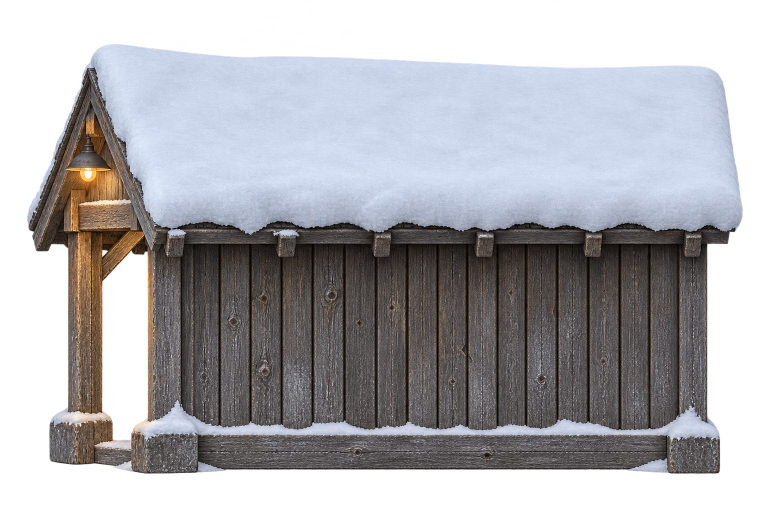
#> input picture tools/scenery/storage-room/reference/Snowy charcoal timber shed side view-2.png, 1536 x 1024 px (shown at 1/2 size)
$ python textures.py
#> lines starting #> are read from the running program, lines starting #| are printed output that depends on the picture
"""Cut the owner's side elevation into a board atlas for make.py.

python3 textures.py   (needs Pillow and NumPy; deterministic)
Each cell is one real board from 'Snowy charcoal timber shed side view-2.png',
cut between its visible joints, clear of rafter shadow and snow, and resampled
to 64 x 384 pixels. Cells span the full atlas height, so V repeats inside a board.
"""
from pathlib import Path
import numpy as np
from PIL import Image

ROOT = Path(__file__).resolve().parent
SOURCE = ROOT/'reference'/'Snowy charcoal timber shed side view-2.png'
# Joint-to-joint board columns, read from a gridded copy of the side elevation.
BOARDS = [(365, 436), (444, 496), (504, 556), (565, 620), (630, 686), (694, 746), (755, 810),
          (818, 870), (878, 930), (938, 990), (998, 1046), (1056, 1110), (1118, 1174),
          (1182, 1234), (1244, 1294)]
TOP, BOTTOM = 526, 838
CELL = (64, 384)

image = Image.open(SOURCE).convert('RGB')
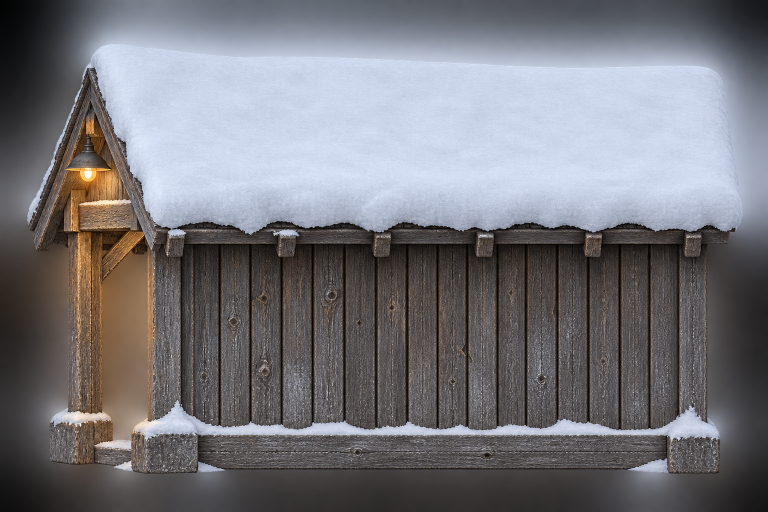
#> image: PIL image 1536x1024 RGB (shown at 1/2 size); mean R, G, B 118.8, 118, 123.3
cells = []
for left, right in BOARDS:
    strip = np.asarray(image.crop((left, TOP, right, BOTTOM)).resize(CELL, Image.LANCZOS)).astype(float)
    # Even out the illustration's lighting so no single board reads as a patch.
    strip *= 98/strip.mean()
    cells.append(strip)
#> this loop made 15 passes
#> pass 1, `strip = np.asarray(image.crop((left, TOP, right, BOTTOM)).resize(CELL,..`:
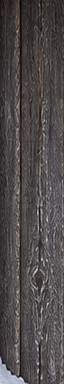
#> strip: shape (384, 64, 3) float64; mean R, G, B 78.5, 74.2, 74.2
#> pass 2, `strip = np.asarray(image.crop((left, TOP, right, BOTTOM)).resize(CELL,..`:
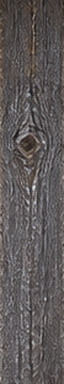
#> strip: shape (384, 64, 3) float64; mean R, G, B 93.6, 88.7, 88.7
#> after the loop:
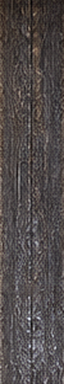
#> strip: shape (384, 64, 3) float64; mean R, G, B 102.3, 96, 95.7; drawn with min black and max white
#> after the loop, cells = 15 items
cells.append(cells[3][::-1, ::-1])
atlas = np.clip(np.concatenate(cells, axis=1), 0, 255).astype(np.uint8)
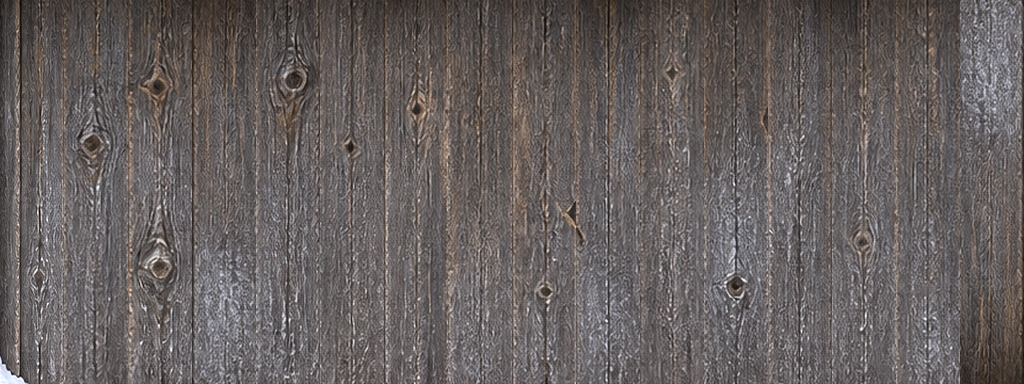
#> atlas: shape (384, 1024, 3); mean of channels 0, 1, 2 102.1, 95.6, 94.8; drawn as R, G, B
Image.fromarray(atlas).save(ROOT/'textures'/'weathered-boards.png', optimize=True)
print('atlas', atlas.shape, 'cells', len(cells))
#| atlas (384, 1024, 3) cells 16

$ run again, with tools/scenery/storage-room/reference/Snow-Capped Gabled Timber Shed Top View-3.png copied over tools/scenery/storage-room/reference/Snowy charcoal timber shed side view-2.png
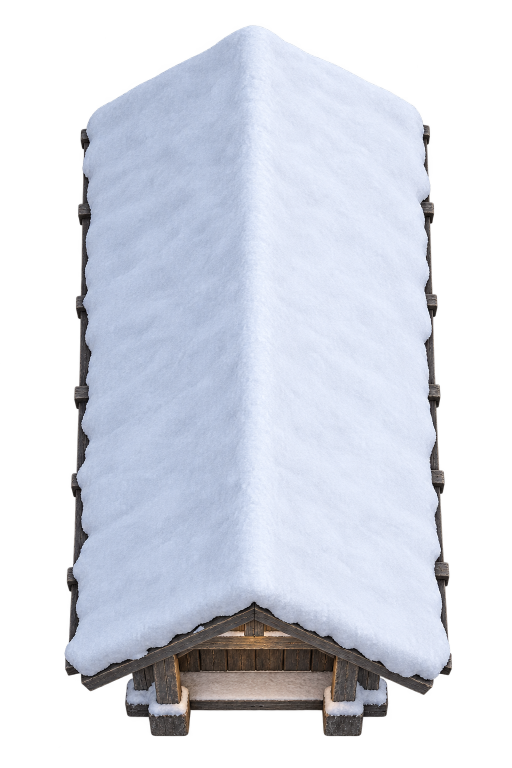
#> input picture tools/scenery/storage-room/reference/Snow-Capped Gabled Timber Shed Top View-3.png, 1024 x 1536 px (shown at 1/2 size)
#> the loop `for left, right in BOARDS:` made 15 passes
#> pass 2, `strip = np.asarray(image.crop((left, TOP, right, BOTTOM)).resize(CELL,..`:
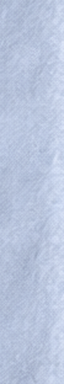
#> strip: shape (384, 64, 3) float64; mean R, G, B 185.4, 197.3, 221.4
#> after the loop `for left, right in BOARDS:`: cells = 15 items
#> `atlas = np.clip(np.concatenate(cells, axis=1), 0, 255).astype(np.uint8)`:
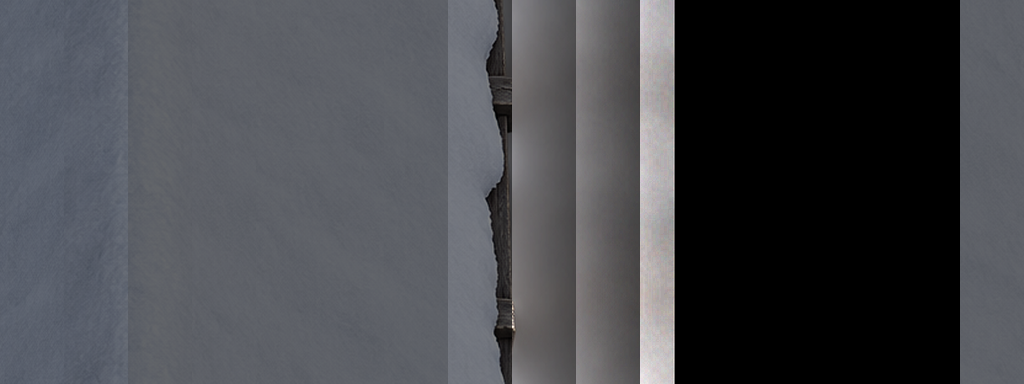
#> atlas: shape (384, 1024, 3); mean of channels 0, 1, 2 70.7, 72.1, 76.6; drawn as R, G, B
#| atlas (384, 1024, 3) cells 16

$ run again, with tools/scenery/storage-room/reference/Snow-capped timber shed front elevation-1.png copied over tools/scenery/storage-room/reference/Snowy charcoal timber shed side view-2.png
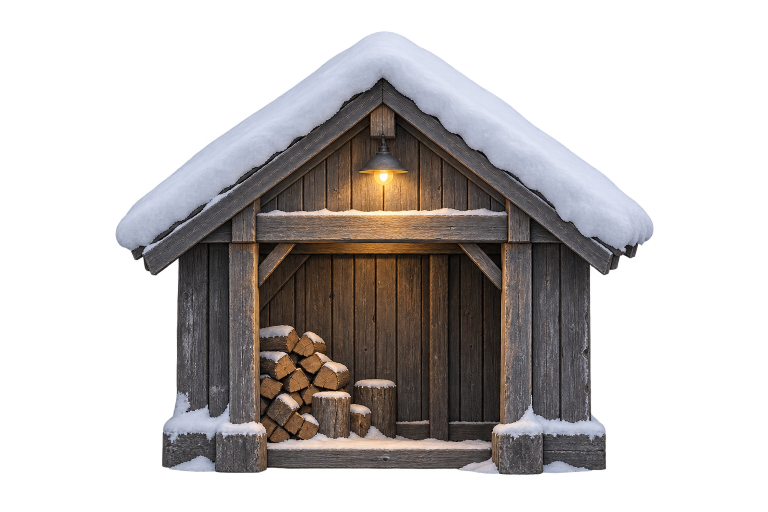
#> input picture tools/scenery/storage-room/reference/Snow-capped timber shed front elevation-1.png, 1536 x 1024 px (shown at 1/2 size)
#> after the loop `for left, right in BOARDS:`:
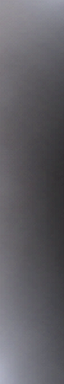
#> strip: shape (384, 64, 3) float64; mean R, G, B 97.2, 95.6, 101.2
#> after the loop `for left, right in BOARDS:`: cells = 15 items
#> `atlas = np.clip(np.concatenate(cells, axis=1), 0, 255).astype(np.uint8)`:
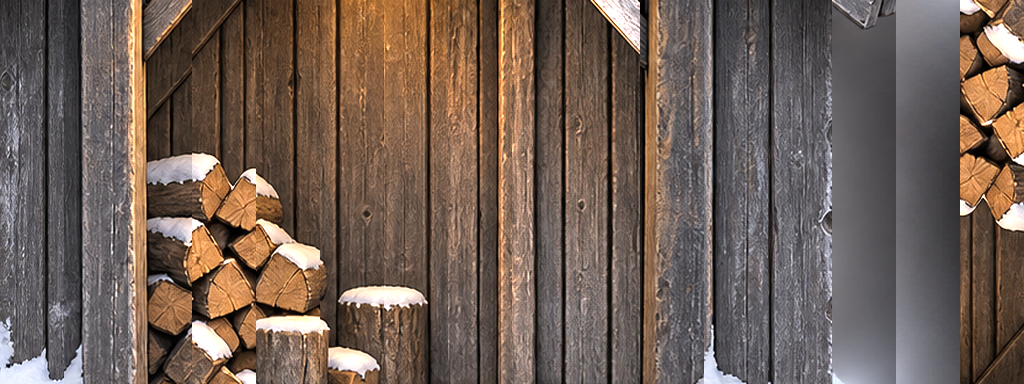
#> atlas: shape (384, 1024, 3); mean of channels 0, 1, 2 111.6, 94.7, 85; drawn as R, G, B
#| atlas (384, 1024, 3) cells 16
